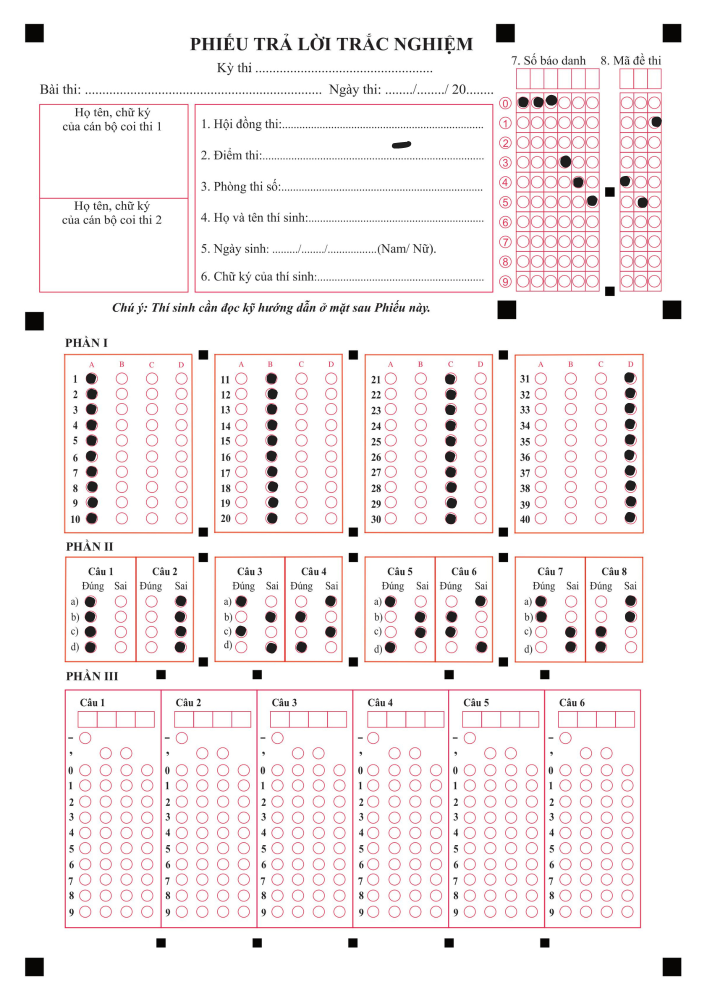
#> input picture assets/testA4.png, 1414 x 2000 px (shown at 1/2 size)
$ python -i get_rec.py   (imports and definitions only)
#> lines starting #> are read from the running program, lines starting #| are printed output that depends on the picture; after the words box and inside, x2 and y2 are one past the last pixel; in counts of white or black regions, pixels touching at a corner belong together
### src/utlis.py
import cv2
import numpy as np

## TO STACK ALL THE IMAGES IN ONE WINDOW
# [88 lines left out: functions stackImages, rectContour, image_resize, Get_Conner_Points, not called in this run]

def reorder(myPoints):
    myPoints = myPoints.reshape((4, 2))
    myPointsNew = np.zeros((4, 1, 2), np.int32)
    add = myPoints.sum(1)
    # print("add", add)
    # print("myPoints", myPoints)
    myPointsNew[0] = myPoints[np.argmin(add)]
    myPointsNew[3] = myPoints[np.argmax(add)]
    diff = np.diff(myPoints, axis=1)
    myPointsNew[1] = myPoints[np.argmin(diff)]
    myPointsNew[2] = myPoints[np.argmax(diff)]
    return myPointsNew

def getTransform(img, contour):
    tmpContour = reorder(contour)
    pts1 = np.float32(tmpContour)

    def dist(a, b):
        return np.round(((a[0] - b[0]) ** 2 +  (a[1] - b[1]) ** 2) ** 0.5)

    widthImg = int(dist(pts1[0][0], pts1[1][0]))
    heightImg = int(dist(pts1[0][0], pts1[2][0]))

    # print(widthImg, heightImg)
    # widthImg = 300
    # heightImg = 600

    pts2 = np.float32([[0, 0], [widthImg, 0], [0, heightImg], [widthImg, heightImg]])
    matrix = cv2.getPerspectiveTransform(pts1, pts2)
    imgOutput = cv2.warpPerspective(img, matrix, (widthImg, heightImg))

    return imgOutput


# [24 lines left out: functions drawGrid, splitBoxes, not called in this run]

### src/get_rec.py
import cv2 as cv
import cv2
import numpy as np
import utlis
import largestinteriorrectangle as lir


###############################################
# Author: Sahir                               #
# Code:   Detecting Shapes from a Noisy Image #
###############################################

#Import the Libraries
import random


def show_shape(img):

    #Reading the noisy image
    # img = cv2.imread("scanned_document_edge_enhanced.jpg",1)

    #Displaying to see how it looks
    # cv2.imshow("Original",img)

    #Converting the image to Gray Scale
    gray = cv2.cvtColor(img,cv2.COLOR_RGB2GRAY)

    #Removing Gaussian Noise
    blur = cv2.GaussianBlur(gray, (3,3),0)

    #Applying inverse binary due to white background and adapting thresholding for better results
    thresh = cv2.adaptiveThreshold(blur, 255, cv2.ADAPTIVE_THRESH_GAUSSIAN_C, cv2.THRESH_BINARY_INV, 31, 1)
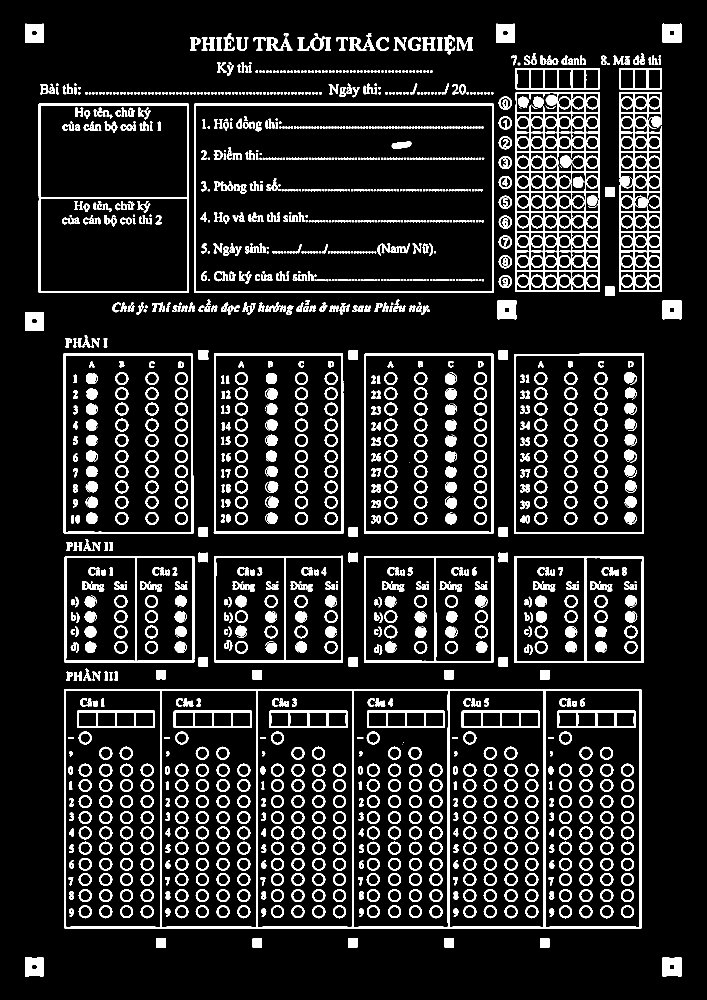
#> thresh: shape (2000, 1414) (shown at 1/2 size); 12.4% white; 1699 white regions (434 under 20 px)

    #Checking to see how it looks
    # cv2.imshow("Binary",thresh)

    #Finding contours with simple retrieval (no hierarchy) and simple/compressed end points
    contours, _ = cv2.findContours(thresh, cv2.RETR_LIST, cv2.CHAIN_APPROX_SIMPLE)
#> contours = 2701 contours, 800 with area under 20; largest, box (x1, y1, x2, y2) and area: (128, 1378, 1283, 1857) 551136, (388, 207, 988, 586) 226420, (391, 210, 985, 584) 220603, (77, 207, 378, 586) 113391, (1028, 707, 1288, 1068) 93108

    #Checking to see how many contours were found
    # print(len(contours))

    #An empty list to store filtered contours
    filtered = []

    #Looping over all found contours
    for c in contours:
        #If it has significant area, add to list
        if cv2.contourArea(c) < 1000:continue
        # cropped_img = img[inner_bb[1]:inner_bb[1] + inner_bb[3], inner_bb[0]:inner_bb[0] + inner_bb[2]]

        # cv2.imshow('Cropped', cropped_img)

        filtered.append(c)
#> after the loop, filtered = 77 contours; largest, box (x1, y1, x2, y2) and area: (128, 1378, 1283, 1857) 551136, (388, 207, 988, 586) 226420, (391, 210, 985, 584) 220603, (77, 207, 378, 586) 113391, (1028, 707, 1288, 1068) 93108

    #Checking the number of filtered contours
    # print(len(filtered))

    #Initialize an equally shaped image
    objects = np.zeros([img.shape[0],img.shape[1],3], 'uint8')

    #Looping over filtered contours
    for c in filtered:
        #Select a random color to draw the contour
        col = (random.randint(0,255), random.randint(0,255), random.randint(0,255))
        #Draw the contour on the image with above color
        cv2.drawContours(objects,[c], -1, col, -1)
        #Fetch contour area
        area = cv2.contourArea(c)
        #Fetch the perimeter
        p = cv2.arcLength(c,True)
#> this loop made 77 passes
#> (col, area, p) on passes 1 to 8: ((197, 215, 20), 1336, 149.7), ((132, 248, 207), 1318, 149.3), ((155, 244, 183), 1026.5, 127.9), ((111, 71, 144), 1015.5, 127.1), ((71, 48, 128), 1022.5, 127.9), ((75, 158, 50), 1024.5, 127.9), ((37, 169, 241), 1042, 127.7), ((51, 181, 222), 1042, 127.7)
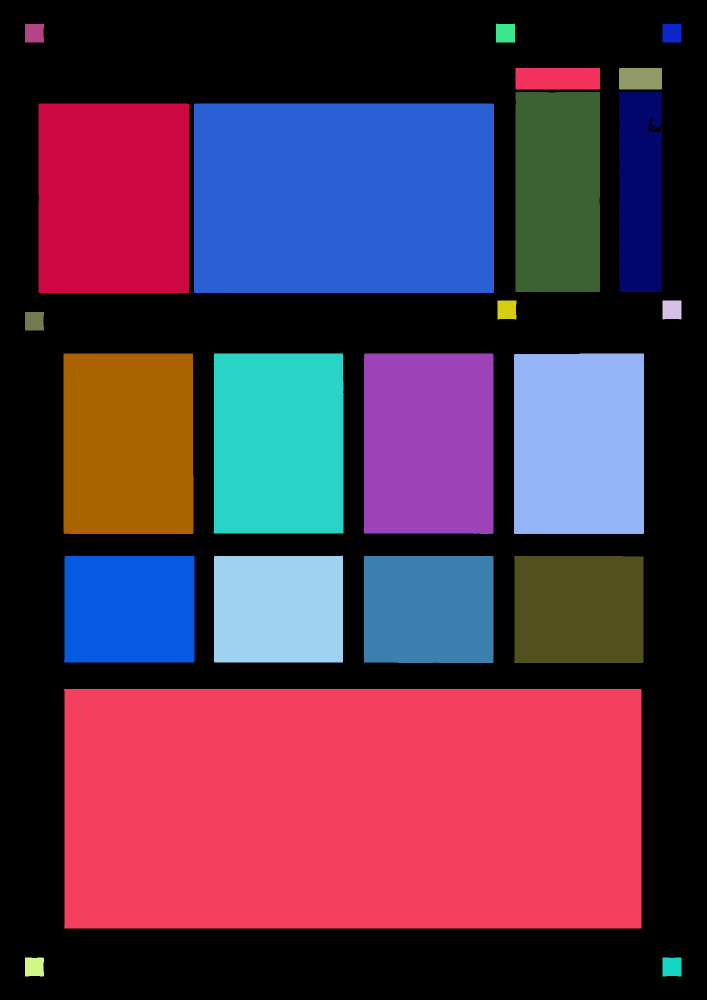
#> objects: shape (2000, 1414, 3) (shown at 1/2 size); mean of channels 0, 1, 2 75.3, 52, 85.4; drawn as B, G, R
        # print(area,p)

    #Finally show the processed image
    # cv2.imshow("Contours",objects)

    # #Closing protocol
    # cv2.waitKey(0)

    return objects

def Get_Conner_Points(cont):
    peri = cv.arcLength(cont, True)
    approx = cv.approxPolyDP(cont, 0.02 * peri, True)
    return approx

# return the outter contour list
def get_rec(img, thresholdValue=150):
    # show_shape(img)
    #Converting the image to Gray Scale
    gray = cv2.cvtColor(show_shape(img),cv2.COLOR_RGB2GRAY)

    kernel = np.ones((5,5),np.uint8)
    erosion = cv.erode(gray,kernel,iterations = 1)
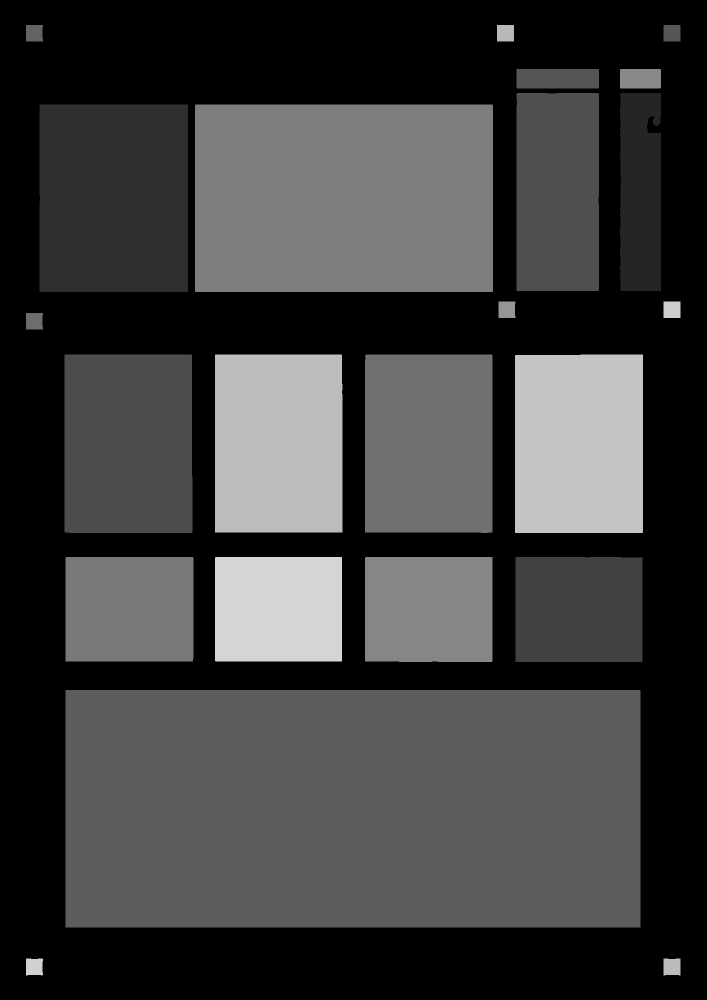
#> erosion: shape (2000, 1414) (shown at 1/2 size); min 0, max 213, mean 61.3

    #Removing Gaussian Noise

    #Applying inverse binary due to white background and adapting thresholding for better results
    thresh = cv2.adaptiveThreshold(erosion, 255, cv2.ADAPTIVE_THRESH_GAUSSIAN_C, cv2.THRESH_BINARY, 205, 1)
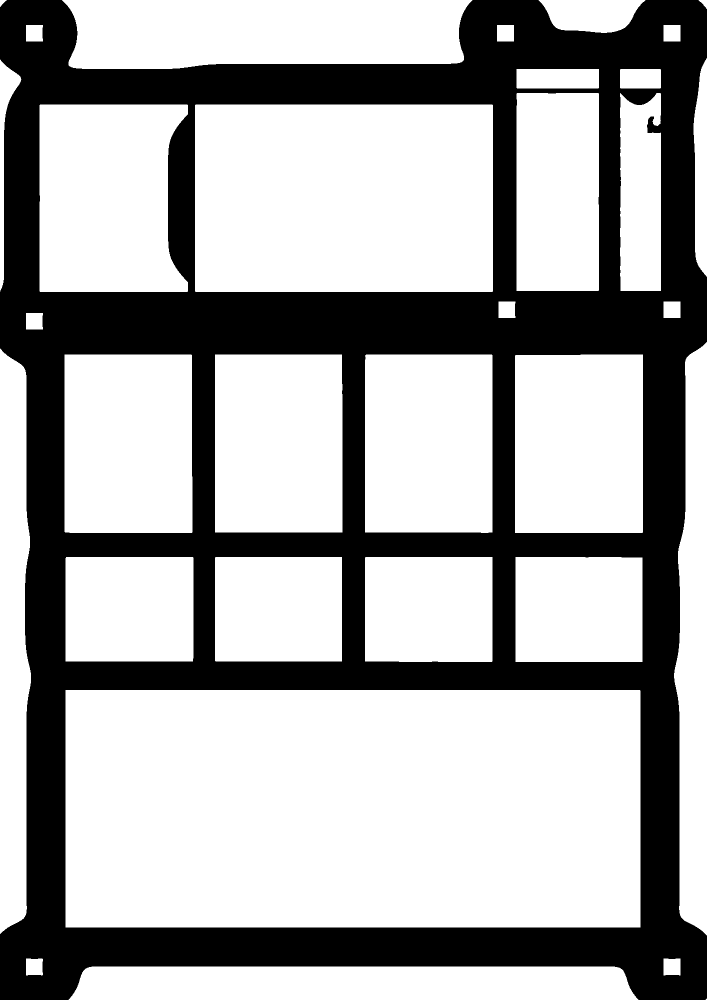
#> thresh: shape (2000, 1414) (shown at 1/2 size); 66.6% white; 1 black region

    #Checking to see how it looks
    # cv2.imshow("Binary",thresh)
    # cv2.waitKey(0)
    #Finding contours with simple retrieval (no hierarchy) and simple/compressed end points
    contours, _ = cv2.findContours(thresh, cv2.RETR_EXTERNAL, cv2.CHAIN_APPROX_SIMPLE)
#> contours = 33 contours, 1 with area under 20; largest, box (x1, y1, x2, y2) and area: (131, 1380, 1281, 1855) 544626, (390, 209, 986, 584) 222528, (124, 0, 945, 138) 101090, (79, 209, 376, 584) 99390, (1030, 709, 1286, 1066) 90648

    new_contours = []

    for i in range(0, len(contours)):
        area = cv.contourArea(contours[i])
        # check if it is a rectangle
        peri = cv.arcLength(contours[i], True)
        approx = cv.approxPolyDP(contours[i], 0.02 * peri, True)

        if len(approx) == 4 and area > 1000:
            new_contours.append(contours[i])
#> this loop made 33 passes
#> (area, peri, approx) on passes 2 to 7: (72574, 2365.5, [[137, 1999], [1276, 1999], [1229, 1933], [183, 1933]]), (1048, 133.7, [[1327, 1917], [1327, 1950], [1360, 1950], [1360, 1917]]), (1026, 133.3, [[52, 1917], [52, 1950], [84, 1950], [85, 1918]]), (544625.5, 3245.4, [[131, 1380], [131, 1854], [1280, 1854], [1279, 1380]]), (52829.5, 924.2, [[1031, 1114], [1031, 1323], [1284, 1323], [1284, 1115]]), (53005.5, 925.1, [[730, 1115], [730, 1322], [984, 1322], [984, 1114]])
#> after the loop, new_contours = 25 contours; largest, box (x1, y1, x2, y2) and area: (131, 1380, 1281, 1855) 544626, (390, 209, 986, 584) 222528, (124, 0, 945, 138) 101090, (1030, 709, 1286, 1066) 90648, (129, 709, 385, 1066) 90526

    new_contours_img = img.copy()
    cv.drawContours(new_contours_img, new_contours, -1, (0, 255, 0), 3)
#> new_contours_img: shape (2000, 1414, 3); mean R, G, B 236.7, 242.5, 233.7

    height, width, _ = new_contours_img.shape
    resized = cv.resize(new_contours_img, (width // 2, height // 2))

    # [8 lines of commented-out code are left out]

    contour_point = img.copy()
    cnt = 0

    new_contours = sorted(new_contours, key=cv.contourArea, reverse=True)

    for i in new_contours:
        approx = Get_Conner_Points(i)
        cv.drawContours(contour_point, approx, -1, (255, 0, 0), 10)

        tmp = utlis.getTransform(img, approx)
        # newArr.append(tmp)
        # if (cnt == 7):
        # cv.imshow(f'Transformed {cnt}', tmp)
        cnt += 1
#> this loop made 25 passes
#> (peri in Get_Conner_Points, pts1 in getTransform, widthImg in getTransform, heightImg in getTransform, pts2 in getTransform) on passes 1 to 2: (3245.4, [[131, 1380], [1279, 1380], [131, 1854], [1280, 1854]], 1148, 474, [[0, 0], [1148, 0], [0, 474], [1148, 474]]), (1935.7, [[390, 210], [984, 209], [391, 583], [985, 582]], 594, 373, [[0, 0], [594, 0], [0, 373], [594, 373]])
#> pass 1, in getTransform, `imgOutput = cv2.warpPerspective(img, matrix, (widthImg, heightImg))`:
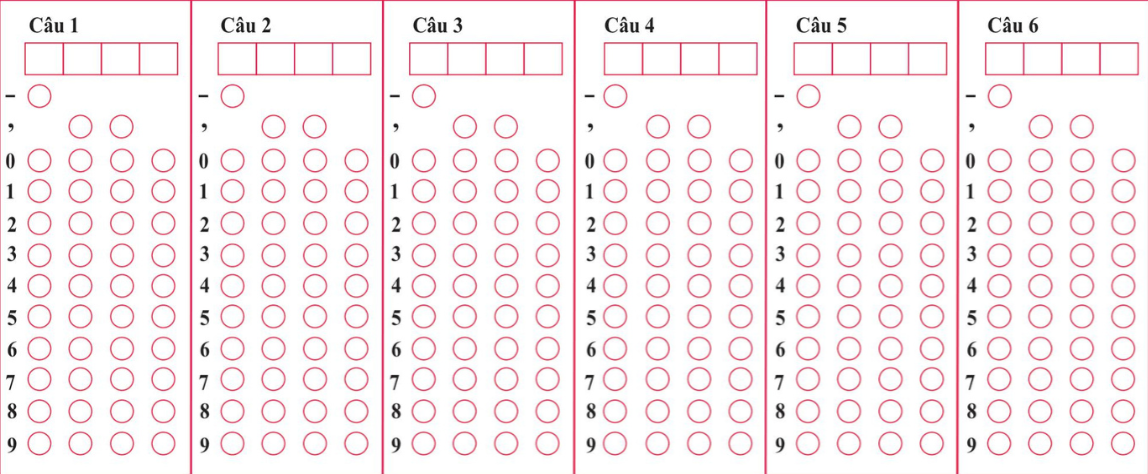
#> imgOutput: shape (474, 1148, 3); mean R, G, B 247.8, 238.9, 241.1
#> pass 3, in getTransform (call 3), `imgOutput = cv2.warpPerspective(img, matrix, (widthImg, heightImg))`:
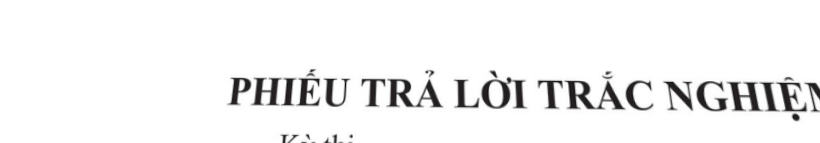
#> imgOutput: shape (143, 820, 3); mean R, G, B 243.1, 243, 243.1
#> after the loop:
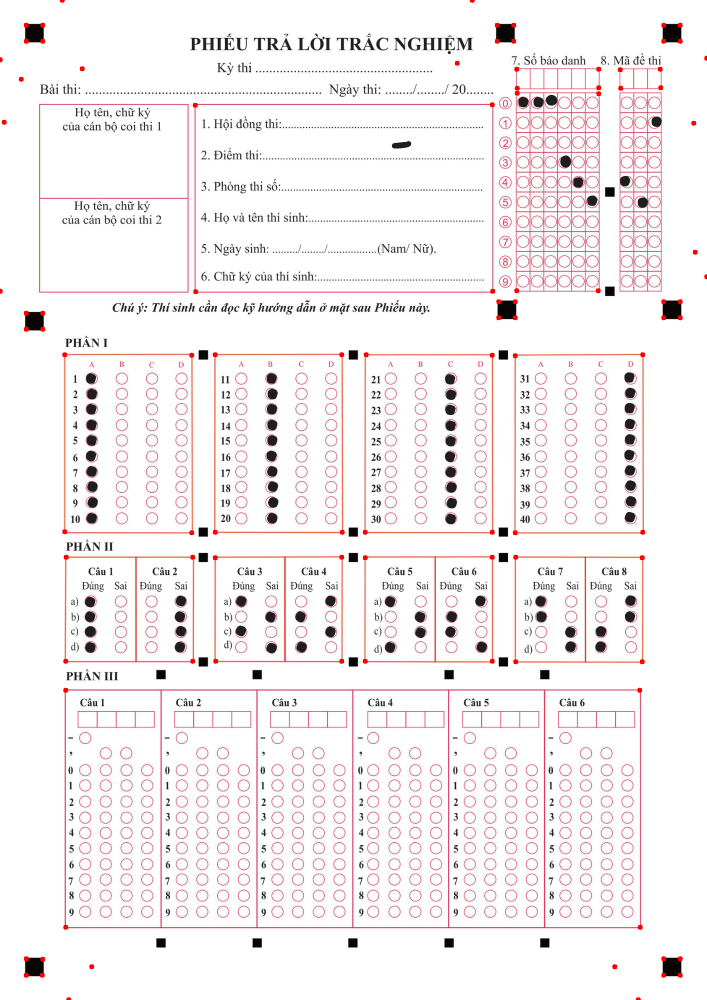
#> contour_point: shape (2000, 1414, 3) (shown at 1/2 size); mean R, G, B 245.6, 239.4, 240.1
#> after the loop, cnt = 25

    # [6 lines of commented-out code are left out]

    return new_contours

>>> import cv2
>>> picture = cv2.cvtColor(cv2.imread('../assets/testA4.png'), cv2.COLOR_BGR2RGB)
>>> result = get_rec(picture)
#> result has the same summary as new_contours in get_rec

$ run again, on assets/2025.png
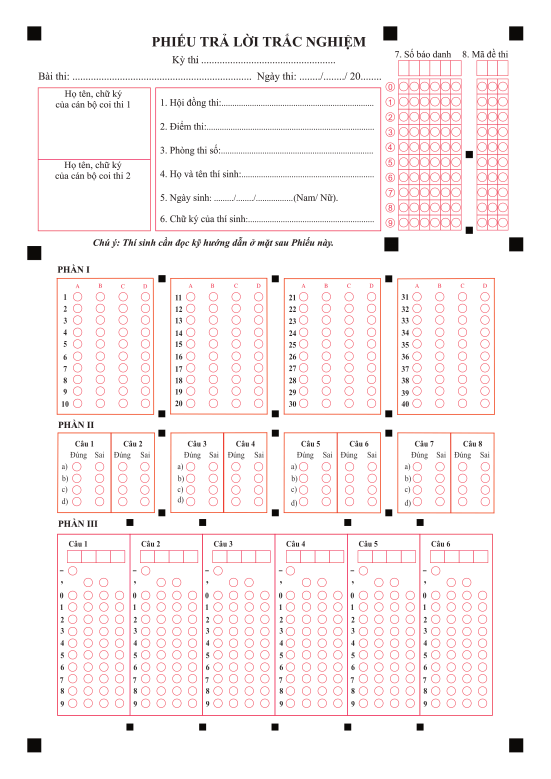
#> input picture assets/2025.png, 1653 x 2337 px (shown at 1/3 size)
#> in show_shape, `thresh = cv2.adaptiveThreshold(blur, 255, cv2.ADAPTIVE_THRESH_GAUSSIAN..`:
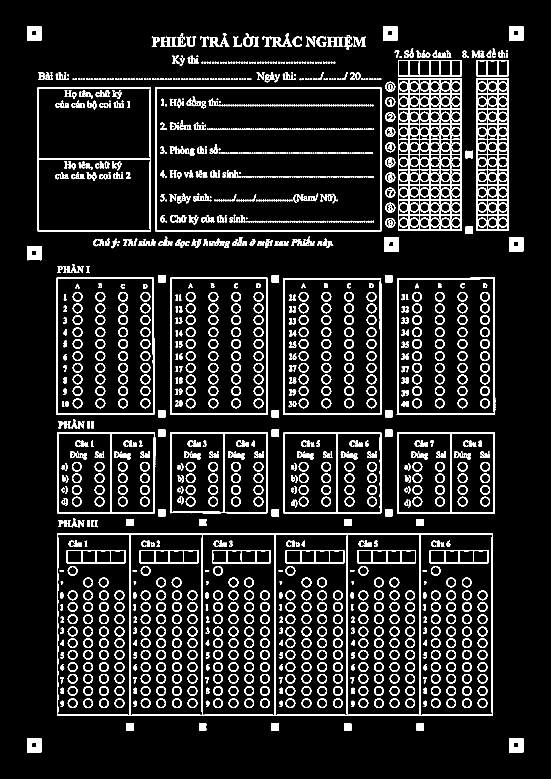
#> thresh: shape (2337, 1653) (shown at 1/3 size); 9.9% white; 1704 white regions (239 under 20 px)
#> in show_shape, `contours, _ = cv2.findContours(thresh, cv2.RETR_LIST, cv2.CHAIN_APPROX..`: contours = 2775 contours, 720 with area under 20; largest, box (x1, y1, x2, y2) and area: (171, 1601, 1479, 2148) 713622, (465, 262, 1144, 694) 292217, (468, 264, 1142, 692) 287366, (113, 262, 453, 694) 146109, (169, 833, 463, 1245) 120228
#> after the loop in show_shape, `for c in contours:`: filtered = 83 contours; largest, box (x1, y1, x2, y2) and area: (171, 1601, 1479, 2148) 713622, (465, 262, 1144, 694) 292217, (468, 264, 1142, 692) 287366, (113, 262, 453, 694) 146109, (169, 833, 463, 1245) 120228
#> the loop in show_shape, `for c in filtered:` made 83 passes
#> (col, area, p) on passes 1 to 8: ((197, 215, 20), 1714, 168.5), ((132, 248, 207), 1688, 167.3), ((155, 244, 183), 1378.5, 148.7), ((111, 71, 144), 1379, 149.3), ((71, 48, 128), 1370, 151), ((75, 158, 50), 1361.5, 147.9), ((37, 169, 241), 1378.5, 148.7), ((51, 181, 222), 1381.5, 150.7)
#> in get_rec, `contours, _ = cv2.findContours(thresh, cv2.RETR_EXTERNAL, cv2.CHAIN_AP..`: contours = [[[0, 0], [0, 2336], [1652, 2336], [1652, 0]]]
#> the loop in get_rec, `for i in range(0, len(contours)):` made 1 pass
#> (area, peri, approx) on pass 1: (3859072, 7976, [[0, 0], [0, 2336], [1652, 2336], [1652, 0]])
#> new_contours_img: shape (2337, 1653, 3); mean R, G, B 248.4, 243.4, 242.2
#> in get_rec, `resized = cv.resize(new_contours_img, (width // 2, height // 2))`:
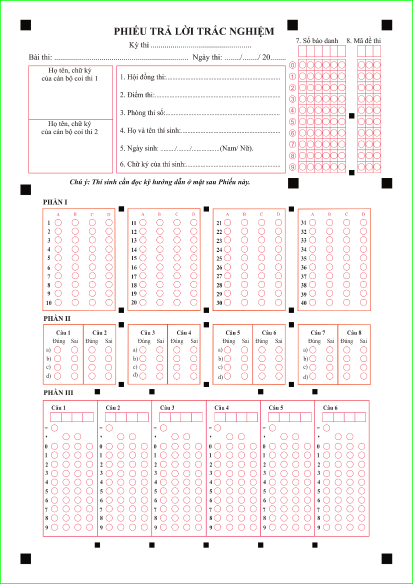
#> resized: shape (1168, 826, 3) (shown at 1/2 size); mean R, G, B 248.4, 243.4, 242.1
#> the loop in get_rec, `for i in new_contours:` made 1 pass
#> (peri in Get_Conner_Points, widthImg in getTransform, heightImg in getTransform, pts2 in getTransform) on pass 1: (7976, 1652, 2336, [[0, 0], [1652, 0], [0, 2336], [1652, 2336]])
#> after the loop in get_rec, `for i in new_contours:`: cnt = 1
#> result = [[[0, 0], [0, 2336], [1652, 2336], [1652, 0]]]
